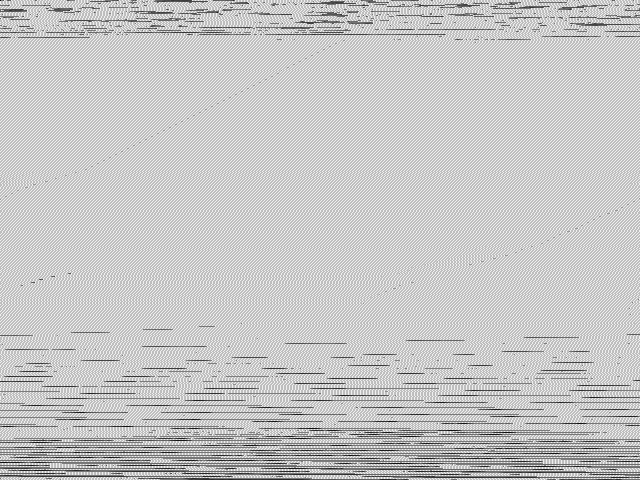
//> input picture computer_vision/conv_from_scratch/toto_pelado_3_raw.pgm, 640 x 480 px
$ ./main ../conv_from_scratch/toto_pelado_3_raw.pgm 100   (built with g++ and OpenCV 4)
//> lines starting //> are read from the running program, lines starting //| are printed output that depends on the picture
/***********************************************************************************************/
/******* PROGRAMA PARA REALIZAR SUAVIZAÇÃO SELETIVA DE IMAGENS BASEADO DETECÇÃO DE BORDA *******/
// O PROGRAMA APLICA UMA SUAVIZAÇÃO FORTE NOS PIXEIS QUE NÃO SÃO CLASSIFICADOS COMO PIXEL DE BORDA
// E UMA SUAVIZAÇÃO SUAVE CASO CONTRARIO
/***********************************************************************************************/
#include <string>
#include <opencv2/opencv.hpp>

using namespace std;

#define MEDIA_SIZE 10.0

void convFilter(const cv::Mat &src, cv::Mat &dest, const cv::Mat &mask);
void selectiveFiltering(const cv::Mat &src, cv::Mat &dest, const float &edge_threshold = 200);

int main(int argc, char **argv)
{
    cv::Mat img, result;
    float edge_threshold;

    if(argc != 3)
    {
        std::cout << "Quantidade de argumentos inferior ao esperado\n";
        std::cout << "Entrada esperada:\n";
        std::cout << "./q1 imagem_path edge_threshold\n";
        return -1;
    }

    edge_threshold = fabs(std::stof(argv[2]));

    img = cv::imread(argv[1], cv::IMREAD_GRAYSCALE);
//> img is the input picture: 480 rows x 640 cols, CV_8UC1; min 10, max 243, mean 198.2
    if (!img.data)
    {
        std::cerr << "Erro ao carregar imagem\n";
        return -1;
    }

    std::cout << "Aplicando o filtro...\n";
    selectiveFiltering(img, result, edge_threshold);
//> the loop in convFilter, `for (int y = mask.rows / 2; y < (src.rows - mask.rows / 2); y++)` made 478 passes
//> sum on passes 1 to 3: 202.5, 205.5, 182.6
//> after the loop in convFilter, `for (int y = mask.rows / 2; y < (src.rows - mask.rows / 2); y++)`:
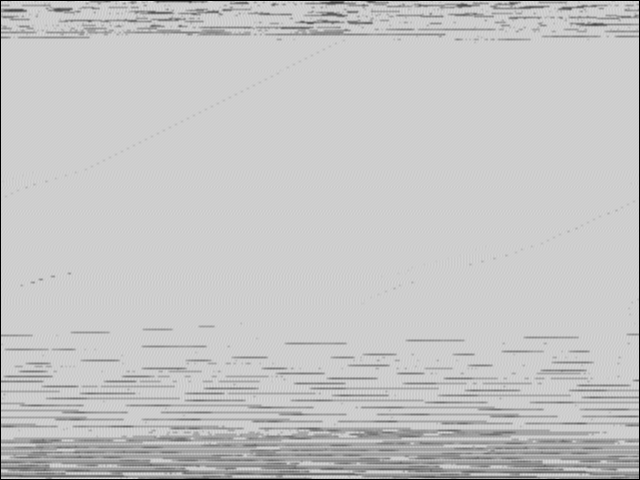
//> dest: 480 rows x 640 cols, CV_32FC1; min 0, max 214.8, mean 196.9
//> after the loop in convFilter, `for (int y = mask.rows / 2; y < (src.rows - mask.rows / 2); y++)`: sum = 144.6
//> the loop in convFilter (call 2), `for (int y = mask.rows / 2; y < (src.rows - mask.rows / 2); y++)` made 478 passes
//> sum on passes 1 to 3: -639, -823, -754
//> after the loop in convFilter (call 2), `for (int y = mask.rows / 2; y < (src.rows - mask.rows / 2); y++)`:
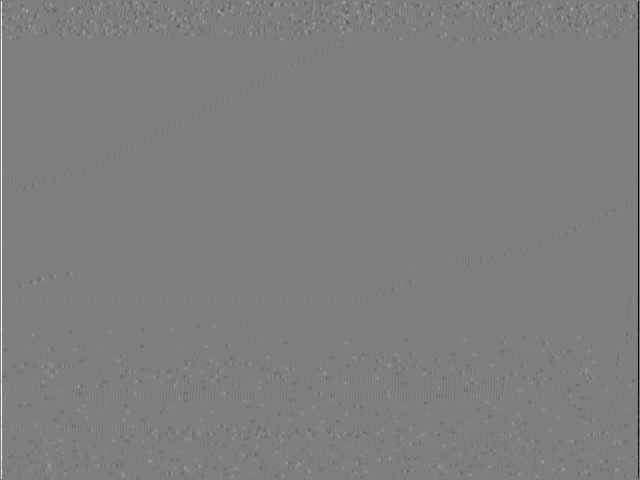
//> dest: 480 rows x 640 cols, CV_32FC1; min -844, max 851, mean 0; drawn with min black and max white
//> after the loop in convFilter (call 2), `for (int y = mask.rows / 2; y < (src.rows - mask.rows / 2); y++)`: sum = -414
//> the loop in convFilter (call 3), `for (int y = mask.rows / 2; y < (src.rows - mask.rows / 2); y++)` made 478 passes
//> sum on passes 1 to 3: -623, 65, 146
//> after the loop in convFilter (call 3), `for (int y = mask.rows / 2; y < (src.rows - mask.rows / 2); y++)`:
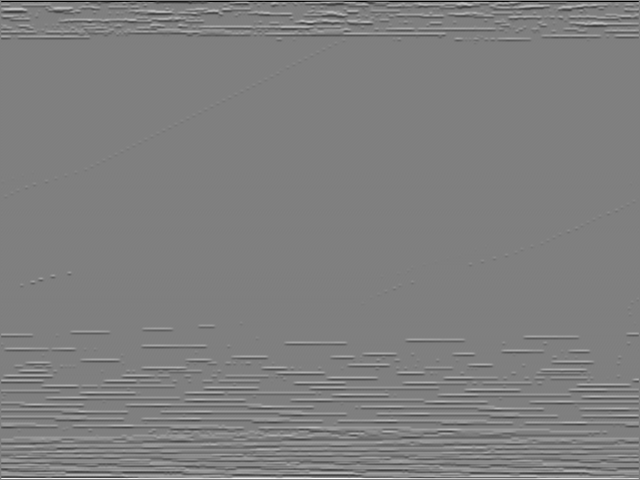
//> dest: 480 rows x 640 cols, CV_32FC1; min -832, max 831, mean 0.2; drawn with min black and max white
//> after the loop in convFilter (call 3), `for (int y = mask.rows / 2; y < (src.rows - mask.rows / 2); y++)`: sum = 390
//> in selectiveFiltering, `g_mod = gx.mul(gx) + gy.mul(gy);`:
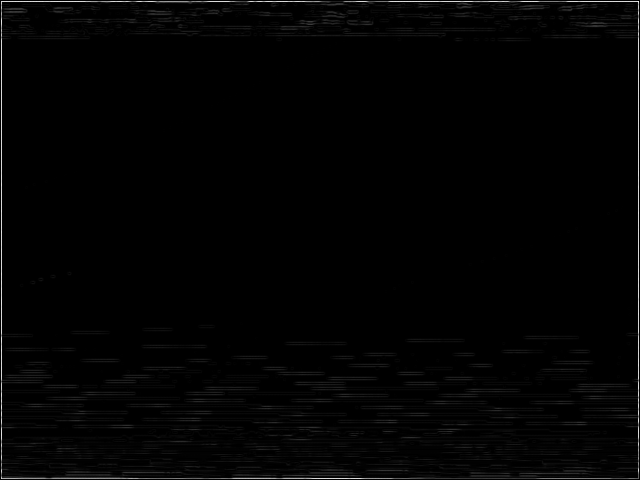
//> g_mod: 480 rows x 640 cols, CV_32FC1; min 0, max 796450, mean 9843.4; drawn with min black and max white
//> the loop in convFilter (call 4), `for (int y = mask.rows / 2; y < (src.rows - mask.rows / 2); y++)` made 470 passes
//> sum on passes 1 to 3: 174, 189.3, 187
//> after the loop in convFilter (call 4), `for (int y = mask.rows / 2; y < (src.rows - mask.rows / 2); y++)`:
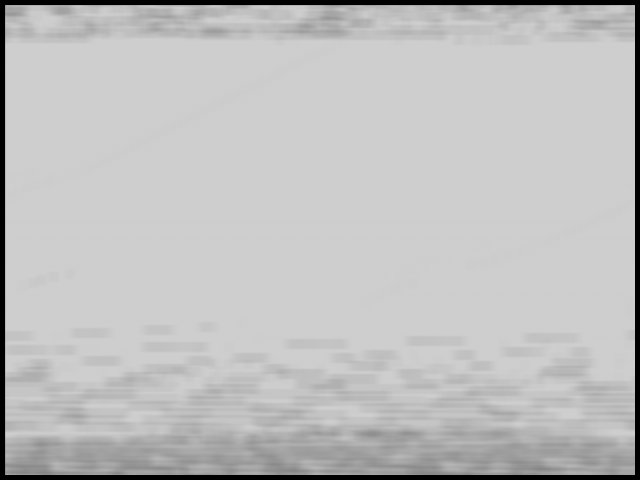
//> dest: 480 rows x 640 cols, CV_32FC1; min 0, max 206.6, mean 191.4
//> after the loop in convFilter (call 4), `for (int y = mask.rows / 2; y < (src.rows - mask.rows / 2); y++)`: sum = 161.2
//> after the loop in selectiveFiltering, `for(uint16_t y = 0; y < src.size().height; y++)`:
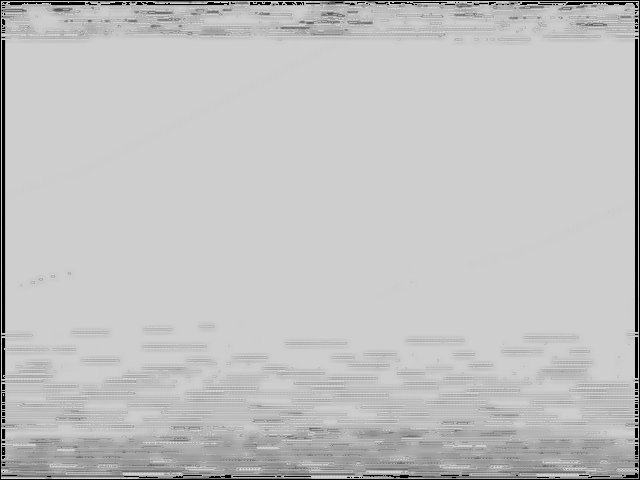
//> dest: 480 rows x 640 cols, CV_8UC1; min 0, max 214, mean 193.9
    std::cout << "Filtragem concluida!\n";

    //trecho apenas para exibir e salvar as imagens
    cv::imshow("Entrada", img);
    cv::imshow("Saida", result);
    cv::imwrite("entrada_q1.png", img);
    cv::imwrite("saida_q1.png", result);

    cv::waitKey(0);
    return 0;
}

void selectiveFiltering(const cv::Mat &src, cv::Mat &dest, const float &edge_threshold)
{
    cv::Mat gx, gy, g_mod;
    cv::Mat mask, blurImg;
    float xSobel[] = {-1, 0, 1,
                      -2, 0, 2,
                      -1, 0,1};
    float ySobel[] = {1, 2, 1,
                      0, 0, 0,
                     -1, -2, -1};
    float kernel_media[(int)(MEDIA_SIZE * MEDIA_SIZE)];
    float kernel_gaussian[] = {1, 2, 1, 2, 4, 2, 1, 2, 1};

    /***********************************************/
    /*Aplicar suavização Gaussiana em toda a imagem*/
    /***********************************************/
    mask = cv::Mat(3, 3, CV_32F, kernel_gaussian) / 16.0;
    convFilter(src, dest, mask);
    dest.convertTo(dest, CV_8U);
    cv::imshow("Imagem suavizada levemente", dest);
    cv::imwrite("leve_suavizacao_q1.png", dest);
    /********************************/
    /*Calcular o gradiente da imagem*/
    /********************************/

    //gradiente na direção x ->(right)
    mask = cv::Mat(3, 3, CV_32F, xSobel);
    convFilter(dest, gx, mask);
    //gradiente na direção y (up)
    mask = cv::Mat(3, 3, CV_32F, ySobel);
    convFilter(dest, gy, mask);
    //modulo da matriz gradiente
    g_mod = gx.mul(gx) + gy.mul(gy);
    cv::sqrt(g_mod, g_mod);

    //Apenas para exibir a imagem do gradiente
    gx.convertTo(gx, CV_8U, 255.0 / 2040.0, 127.0);
    gy.convertTo(gy, CV_8U, 255.0 / 2040.0, 127.0);
    cv::imshow("Gx", gx);
    cv::imshow("Gy", gy);
    cv::imwrite("gx_q1.png",gx);
    cv::imwrite("gy_q1.png",gy);

    gx = cv::Mat();
    gy = cv::Mat();
    /******************/
    /*Suavização forte*/
    /******************/
    //criar o kernel
    for (uint i = 0; i < (MEDIA_SIZE * MEDIA_SIZE); i++)
        kernel_media[i] = 1.0 / (MEDIA_SIZE * MEDIA_SIZE);
    //aplicar o filtro de borramento
    mask = cv::Mat(MEDIA_SIZE, MEDIA_SIZE, CV_32F, kernel_media);
    convFilter(dest, blurImg, mask);
    blurImg.convertTo(blurImg, CV_8U);

    cv::imshow("Imagem Borrada", blurImg);
    cv::imwrite("borrada_q1.png", blurImg);
    /*********************************************************/
    /*Sobrepor a imagem borrada sobre as regioes de não borda*/
    /*********************************************************/
    for(uint16_t y = 0; y < src.size().height; y++)
    for(uint16_t x = 0; x < src.size().width; x++)
    {
        //se não for pixel de bordar: usar resultado da filtragem forte
        if(fabs(g_mod.at<float>(y,x)) < edge_threshold)
        {
            dest.at<uint8_t>(y,x) = blurImg.at<uint8_t>(y,x);
        }
    }

    /******************************************/
    /*Converte a imagem de destino para uin8_t*/
    /******************************************/
    dest.convertTo(dest, CV_8U);
}

void convFilter(const cv::Mat &src, cv::Mat &dest, const cv::Mat &mask)
{
    float sum;
    cv::Mat src_f;

    src.convertTo(src_f, CV_32F);
    dest = cv::Mat::zeros(src.size(), CV_32F);

    for (int y = mask.rows / 2; y < (src.rows - mask.rows / 2); y++)
        for (int x = mask.cols / 2; x < (src.cols - mask.cols / 2); x++)
        {
            sum = 0;
            for (int v = 0; v < mask.rows; v++)
                for (int u = 0; u < mask.cols; u++)
                {
                    sum += src_f.at<float>(y - mask.rows / 2 + v, x - mask.cols / 2 + u) * mask.at<float>(v, u);
                }
            dest.at<float>(y, x) = sum;
        }
}
